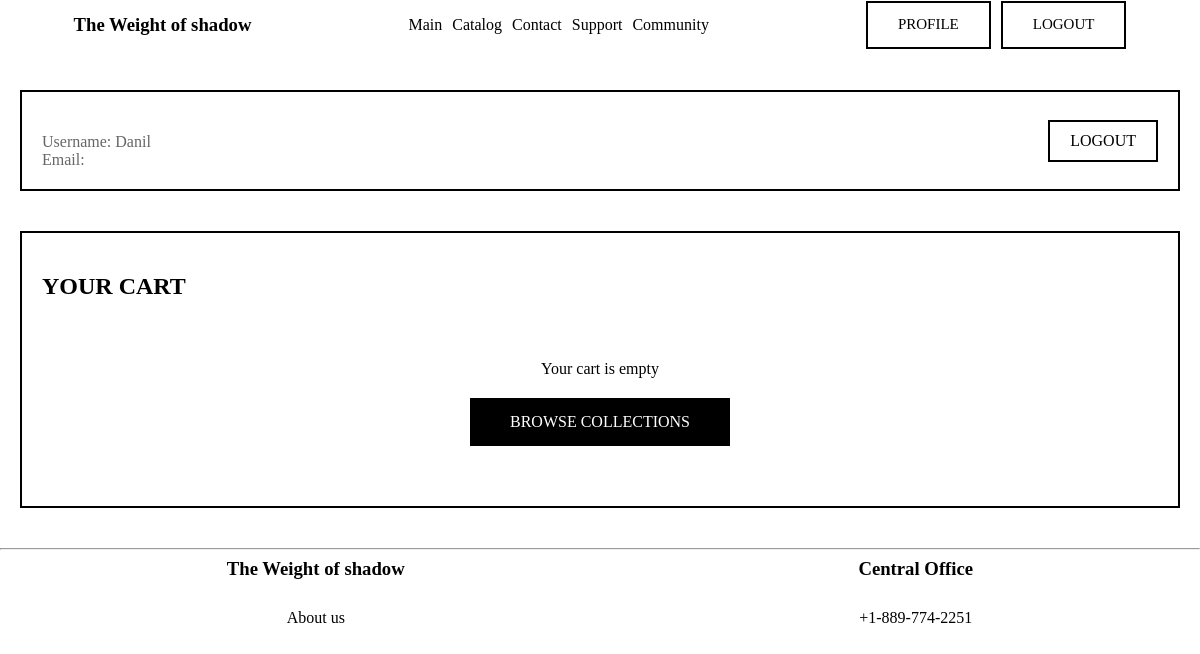
Page /users/profile/ (signed in) on the earlier database version.
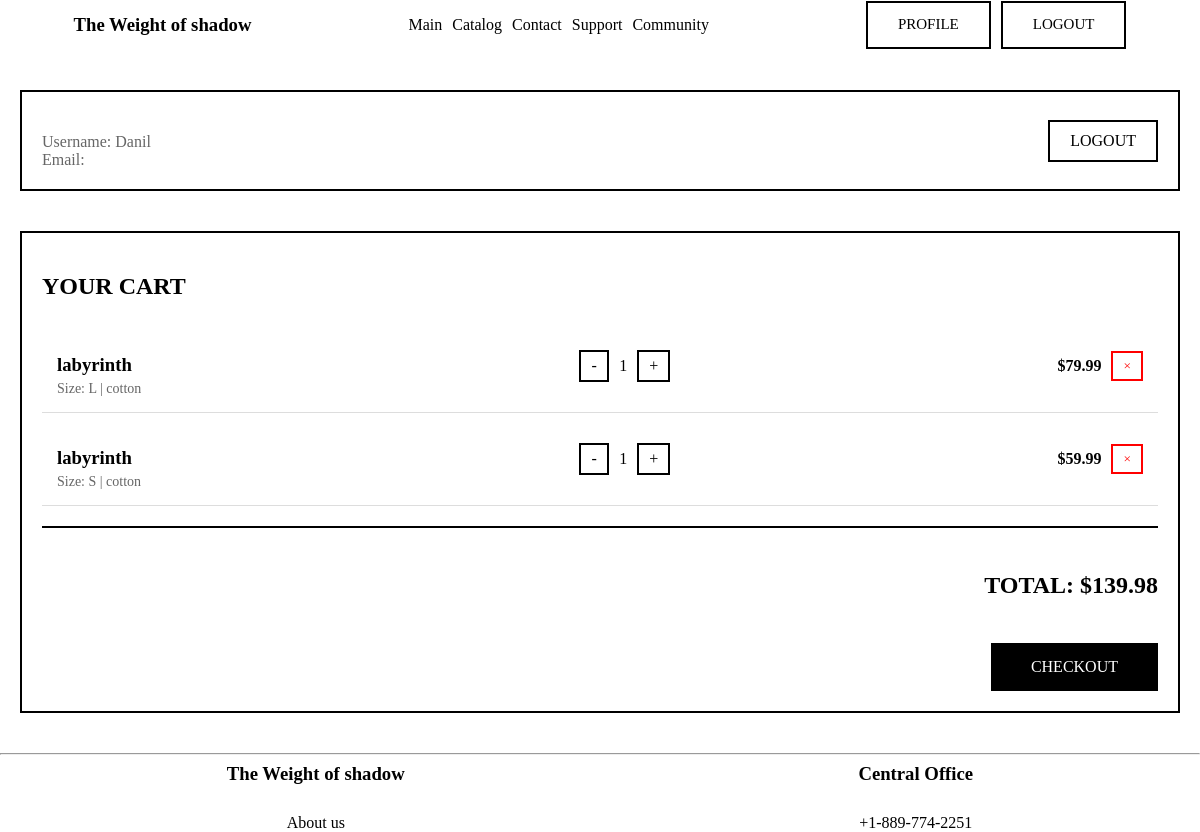
Same page on the later database version.
### users/models.py (models this page shows, shortened)
class CartItem(models.Model):
    SIZE_CHOICES = [
        ('S', 'S'),
        ('M', 'M'),
        ('L', 'L'),
        ('XL', 'XL'),
        ('XXL', 'XXL'),
    ]
    cart = models.ForeignKey(Cart, on_delete=models.CASCADE, related_name='items')
    t_shirt = models.ForeignKey(T_shirt, on_delete=models.CASCADE, null=True, blank=True)
    sweatshirt = models.ForeignKey(Sweatshirt, on_delete=models.CASCADE, null=True, blank=True)
    quantity = models.PositiveIntegerField(default=1)
    size = models.CharField(max_length=5, choices=SIZE_CHOICES, default='S')
    added_at = models.DateTimeField(auto_now_add=True)
    def get_item(self):
        if self.t_shirt:
            return self.t_shirt
        return self.sweatshirt
    def get_price(self):
        item = self.get_item()
        if not item:
            return 0
        price_str = item.price
        price_str = price_str.replace(' ', '').replace(',', '.').replace('$', '')
        try:
            base_price = float(price_str)
        except ValueError:
            base_price = 0
        size_prices = {
            'S': 0,
            'M': 10,
            'L': 20,
            'XL': 30,
            'XXL': 40
        }
        return base_price + size_prices.get(self.size, 0)
    def get_total_price(self):
        return self.get_price() * self.quantity
    class Meta:
        unique_together = ['cart', 't_shirt', 'sweatshirt', 'size']

### catalog/models.py (models this page shows, shortened)
class T_shirt(models.Model):
    type_collections = [
        ("Modern Minimalism", "Modern Minimalism"),
        ("The promise of hope","The promise of hope"),
        ("The Crying Machiavelli", "The Crying Machiavelli"),
        ("Blood money", "Blood money")
    ]
    image = models.ImageField(default='null', blank=True, null= True)
    image2 = models.URLField(max_length=250, blank= True, null=True)
    name = models.CharField(max_length=100)
    structure = models.CharField(max_length=100, default='cotton')
    price = models.CharField(max_length=20)
    collections_type = models.CharField(default='Modern Minimalism',choices=type_collections)
    text = models.TextField('about')

### users/views.py (the view)
# urls.py: path('profile/', views.profile_view, name='profile'),  # Это должно быть!
@login_required
def profile_view(request):
    cart, created = Cart.objects.get_or_create(user=request.user)
    cart_items = cart.items.all()
    total_price = cart.get_total_price()
    context = {
        'user': request.user,
        'cart_items': cart_items,
        'total_price': total_price,
    }
    return render(request, 'users/profile.html', context)

### users/models.py (called while the page is built)
    def get_total_price(self):
        total = 0
        for item in self.items.all():
            total += item.get_total_price()
        return total

### users/templates/users/profile.html (shortened to what this page needs)
{% extends 'myapp/layout.html' %}
{% load static %}
{% block content %}
<div class="profile-container">
    <div class="profile-header">
        <div class="user-info">
            <p>Username: {{ user.username }}</p>
            <p>Email: {{ user.email }}</p>
        </div>
        <a href="{% url 'users:logout' %}" class="logout-button">LOGOUT</a>
    </div>
    <div class="cart-section">
        <h2>YOUR CART</h2>
        {% if cart_items %}
            {% for item in cart_items %}
            <div class="cart-item">
                <div class="item-info">
                    <h3>{{ item.get_item.name }}</h3>
                    <p>Size: {{ item.size }} | {{ item.get_item.structure }}</p>
                </div>
                <div class="item-quantity">
                    <form method="post" action="{% url 'users:update_cart' item.id %}" class="quantity-form">
                        <button type="submit" class="quantity-btn">-</button>
                    </form>
                    <span style="font-family: algerian;">{{ item.quantity }}</span>
                    <form method="post" action="{% url 'users:update_cart' item.id %}" class="quantity-form">
                        <button type="submit" class="quantity-btn">+</button>
                    </form>
                </div>
                <div class="item-price">
                    ${{ item.get_total_price|floatformat:2 }}
                </div>
                <form method="post" action="{% url 'users:update_cart' item.id %}">
                    <button type="submit" class="remove-btn">×</button>
                </form>
            </div>
            {% endfor %}
            <div class="cart-total">
                <h3>TOTAL: ${{ total_price|floatformat:2 }}</h3>
                <a href="{% url 'users:checkout' %}" class="checkout-btn">CHECKOUT</a>
            </div>
        {% else %}
            <div class="empty-cart">
                <p>Your cart is empty</p>
                <a href="{% url 'collections:collec' %}" class="checkout-btn" style="margin-top: 20px;">BROWSE COLLECTIONS</a>
            </div>
        {% endif %}
    </div>
</div>
{% endblock %}

### myapp/templates/myapp/layout.html (shortened to what this page needs)
{% load static %}
<!DOCTYPE html>
<html lang="en">
<head>
    <link rel="stylesheet" href="{% static 'myapp/css/layout.css' %}">
</head>
<body>
    <header>
        <div class="start">
             <h3>The Weight of shadow</h3>
        </div>
        <div class="center">
            <div><a href="{% url 'main' %}">Main</a></div>
            <div><a href="{% url 'collections:collec' %}">Catalog</a></div>
            <div><a href="{% url 'contact' %}">Contact</a></div>
            <div><a href="{% url 'form' %}">Support</a></div>
            <div><a href="">Community</a></div>
        </div>
        <div class="end">
            {% if user.is_authenticated %}
                <a href="{% url 'users:profile' %}" class="header-button">PROFILE</a>
                <a href="{% url 'users:logout' %}" class="header-button">LOGOUT</a>
            {% else %}
                <a href="{% url 'users:register' %}" class="header-button">REGISTER</a>
                <a href="{% url 'users:login' %}" class="header-button">LOGIN</a>
            {% endif %}
        </div>
    </header>
    {% block content %}
    {% endblock %}
    <hr>
    <footer>
        <div class="column">
            <h3>The Weight of shadow</h3>
            <a href="{% url 'about' %}">About us</a>
        </div>
        <div class="column">
            <h3>Central Office</h3>
            <p>+1-889-774-2251</p>
        </div>
    </footer>
</body>
</html>

### static/myapp/css/layout.css (style rules this page uses)
body { margin: 0; padding: 0; }
header { display: flex; justify-content: space-around; align-items: center; height: 50px; gap: 10px; background-color: white; }
.center { display: flex; gap: 10px; }
.start { display: flex; }
.end { display: flex; gap: 10px; }
.header-button { font-family: algerian; font-size: 15px; color: black; margin: 0; padding: 12px 30px; background: white; border: 2px solid black; cursor: pointer; text-decoration: none; display: inline-block; transition: all 0.3s ease; line-height: 1.3; }
a { font-family: algerian; text-decoration: none; color: black; margin: 0; padding: 0; }
p { font-family: algerian; color: black; margin: 0; padding: 0; }
h3 { font-family: algerian; color: black; }
footer { display: flex; justify-content: space-around; height: 50px; background-color: white; }
.column { display: flex; justify-content: center; align-items: center; flex-direction: column; gap: 10px; }

### users/templates/users/profile.html (style rules this page uses)
.profile-container { max-width: 1200px; margin: 40px auto; padding: 0 20px; }
.profile-header { display: flex; justify-content: space-between; align-items: center; margin-bottom: 40px; padding: 20px; border: 2px solid black; }
.user-info p { font-family: algerian; color: #666; }
.logout-button { font-family: algerian; padding: 10px 20px; background: white; border: 2px solid black; cursor: pointer; text-decoration: none; color: black; transition: all 0.3s ease; }
.cart-section { border: 2px solid black; padding: 20px; }
.cart-section h2 { font-family: algerian; margin-bottom: 20px; }
.cart-item { display: flex; justify-content: space-between; align-items: center; padding: 15px; border-bottom: 1px solid #ddd; }
.item-info { flex: 2; }
.item-info h3 { font-family: algerian; margin-bottom: 5px; }
.item-info p { font-family: algerian; color: #666; font-size: 14px; }
.item-quantity { flex: 1; display: flex; align-items: center; gap: 10px; }
.quantity-form { display: inline; }
.quantity-btn { font-family: algerian; padding: 5px 10px; background: white; border: 2px solid black; cursor: pointer; font-size: 16px; min-width: 30px; }
.item-price { flex: 1; font-family: algerian; font-weight: bold; text-align: right; }
.remove-btn { font-family: algerian; padding: 5px 10px; background: white; border: 2px solid red; color: red; cursor: pointer; margin-left: 10px; }
.cart-total { margin-top: 20px; padding-top: 20px; border-top: 2px solid black; text-align: right; }
.cart-total h3 { font-family: algerian; font-size: 24px; }
.checkout-btn { font-family: algerian; display: inline-block; padding: 15px 40px; background: black; color: white; text-decoration: none; margin-top: 20px; transition: all 0.3s ease; }

Differences in the rows shown:
added CartItem: get_item.name "labyrinth", size "L", get_item.structure "cotton", quantity "1", get_total_price "79.99"
added CartItem: get_item.name "labyrinth", size "S", get_item.structure "cotton", quantity "1", get_total_price "59.99"
Other differences:
{{ total_price|floatformat:2 }}: (not shown) → "139.98"
text no longer shown: "Your cart is empty BROWSE COLLECTIONS"
text now shown: "TOTAL: $ CHECKOUT"
